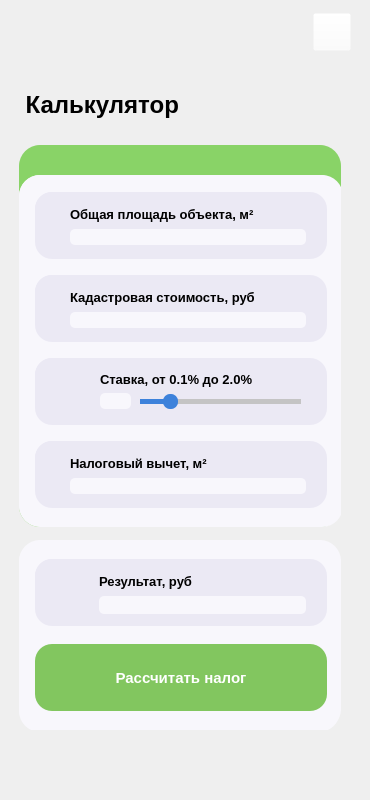
    <widget class="QWidget" name="page_calculator">
     <property name="minimumSize">
      <size>
       <width>340</width>
       <height>800</height>
      </size>
     </property>
     <property name="maximumSize">
      <size>
       <width>1080</width>
       <height>2400</height>
      </size>
     </property>
     <widget class="QWidget" name="widget_4" native="true">
      <property name="geometry">
       <rect>
        <x>19</x>
        <y>540</y>
        <width>322</width>
        <height>190</height>
       </rect>
      </property>
      <property name="minimumSize">
       <size>
        <width>310</width>
        <height>190</height>
       </size>
      </property>
      <property name="maximumSize">
       <size>
        <width>335</width>
        <height>195</height>
       </size>
      </property>
      <property name="styleSheet">
       <string notr="true">background-color: rgb(248, 247, 252);
border: none;
border-radius: 21px;
</string>
      </property>
      <widget class="QWidget" name="layoutWidget">
       <property name="geometry">
        <rect>
         <x>0</x>
         <y>1</y>
         <width>321</width>
         <height>191</height>
        </rect>
       </property>
       <layout class="QVBoxLayout" name="verticalLayout_15">
        <property name="spacing">
         <number>0</number>
        </property>
        <property name="leftMargin">
         <number>16</number>
        </property>
        <property name="topMargin">
         <number>0</number>
        </property>
        <property name="bottomMargin">
         <number>3</number>
        </property>
        <item>
         <widget class="QFrame" name="frame_10">
          <property name="minimumSize">
           <size>
            <width>290</width>
            <height>67</height>
           </size>
          </property>
          <property name="maximumSize">
           <size>
            <width>292</width>
            <height>67</height>
           </size>
          </property>
          <property name="styleSheet">
           <string notr="true">background-color: rgb(235, 233, 244);
border: none;
border-radius: 17px;</string>
          </property>
          <property name="frameShape">
           <enum>QFrame::StyledPanel</enum>
          </property>
          <property name="frameShadow">
           <enum>QFrame::Raised</enum>
          </property>
          <widget class="QWidget" name="layoutWidget_11">
           <property name="geometry">
            <rect>
             <x>0</x>
             <y>0</y>
             <width>281</width>
             <height>61</height>
            </rect>
           </property>
           <layout class="QHBoxLayout" name="horizontalLayout_12">
            <property name="leftMargin">
             <number>13</number>
            </property>
            <property name="topMargin">
             <number>13</number>
            </property>
            <property name="bottomMargin">
             <number>6</number>
            </property>
            <item>
             <widget class="QLabel" name="label_28">
              <property name="maximumSize">
               <size>
                <width>36</width>
                <height>36</height>
               </size>
              </property>
              <property name="text">
               <string/>
              </property>
              <property name="pixmap">
               <pixmap>E:/4-2/Icons/Finish Flag.png</pixmap>
              </property>
              <property name="scaledContents">
               <bool>true</bool>
              </property>
             </widget>
            </item>
            <item>
             <layout class="QVBoxLayout" name="verticalLayout_20">
              <property name="leftMargin">
               <number>9</number>
              </property>
              <property name="topMargin">
               <number>0</number>
              </property>
              <property name="rightMargin">
               <number>10</number>
              </property>
              <property name="bottomMargin">
               <number>0</number>
              </property>
              <item>
               <widget class="QLabel" name="label_29">
                <property name="font">
                 <font>
                  <pointsize>10</pointsize>
                  <weight>75</weight>
                  <bold>true</bold>
                 </font>
                </property>
                <property name="text">
                 <string>Результат, руб</string>
                </property>
               </widget>
              </item>
              <item>
               <widget class="QLabel" name="label_18">
                <property name="font">
                 <font>
                  <pointsize>9</pointsize>
                  <weight>75</weight>
                  <bold>true</bold>
                 </font>
                </property>
                <property name="styleSheet">
                 <string notr="true">background-color: rgb(248, 247, 252);
border: none;
border-radius: 5px;
padding-left: 5px;</string>
                </property>
                <property name="text">
                 <string/>
                </property>
               </widget>
              </item>
             </layout>
            </item>
           </layout>
          </widget>
         </widget>
        </item>
        <item>
         <widget class="QPushButton" name="pushButton_12">
          <property name="minimumSize">
           <size>
            <width>290</width>
            <height>67</height>
           </size>
          </property>
          <property name="maximumSize">
           <size>
            <width>292</width>
            <height>67</height>
           </size>
          </property>
          <property name="font">
           <font>
            <pointsize>11</pointsize>
            <weight>75</weight>
            <bold>true</bold>
           </font>
          </property>
          <property name="styleSheet">
           <string notr="true">QPushButton {
background-color: rgb(130, 198, 95);
border: none;
border-radius: 17px;
color: rgb(255, 255, 255)
}

QPushButton:pressed {
background-color: rgb(109, 166, 80);
}</string>
          </property>
          <property name="text">
           <string>Рассчитать налог</string>
          </property>
         </widget>
        </item>
       </layout>
      </widget>
     </widget>
     <widget class="QWidget" name="widget_2" native="true">
      <property name="geometry">
       <rect>
        <x>19</x>
        <y>145</y>
        <width>322</width>
        <height>382</height>
       </rect>
      </property>
      <property name="minimumSize">
       <size>
        <width>310</width>
        <height>382</height>
       </size>
      </property>
      <property name="maximumSize">
       <size>
        <width>335</width>
        <height>352</height>
       </size>
      </property>
      <property name="styleSheet">
       <string notr="true">background-color: rgb(137, 211, 103);
border: none;
border-radius: 21px;
</string>
      </property>
      <widget class="QWidget" name="widget_3" native="true">
       <property name="geometry">
        <rect>
         <x>0</x>
         <y>30</y>
         <width>324</width>
         <height>352</height>
        </rect>
       </property>
       <property name="minimumSize">
        <size>
         <width>310</width>
         <height>352</height>
        </size>
       </property>
       <property name="maximumSize">
        <size>
         <width>335</width>
         <height>352</height>
        </size>
       </property>
       <property name="styleSheet">
        <string notr="true">background-color: rgb(248, 247, 252);
border: none;
border-radius: 21px;
</string>
       </property>
       <widget class="QWidget" name="layoutWidget_6">
        <property name="geometry">
         <rect>
          <x>0</x>
          <y>0</y>
          <width>321</width>
          <height>351</height>
         </rect>
        </property>
        <layout class="QVBoxLayout" name="verticalLayout_14">
         <property name="leftMargin">
          <number>16</number>
         </property>
         <property name="topMargin">
          <number>7</number>
         </property>
         <property name="bottomMargin">
          <number>4</number>
         </property>
         <item>
          <widget class="QFrame" name="frame_6">
           <property name="minimumSize">
            <size>
             <width>290</width>
             <height>67</height>
            </size>
           </property>
           <property name="maximumSize">
            <size>
             <width>292</width>
             <height>67</height>
            </size>
           </property>
           <property name="styleSheet">
            <string notr="true">background-color: rgb(235, 233, 244);
border: none;
border-radius: 17px;</string>
           </property>
           <property name="frameShape">
            <enum>QFrame::StyledPanel</enum>
           </property>
           <property name="frameShadow">
            <enum>QFrame::Raised</enum>
           </property>
           <widget class="QWidget" name="layoutWidget_10">
            <property name="geometry">
             <rect>
              <x>0</x>
              <y>0</y>
              <width>281</width>
              <height>59</height>
             </rect>
            </property>
            <layout class="QHBoxLayout" name="horizontalLayout_11">
             <property name="leftMargin">
              <number>13</number>
             </property>
             <property name="topMargin">
              <number>13</number>
             </property>
             <property name="bottomMargin">
              <number>6</number>
             </property>
             <item>
              <widget class="QLabel" name="label_26">
               <property name="maximumSize">
                <size>
                 <width>36</width>
                 <height>36</height>
                </size>
               </property>
               <property name="text">
                <string/>
               </property>
               <property name="pixmap">
                <pixmap>E:/4-2/Icons/Ruler.png</pixmap>
               </property>
               <property name="scaledContents">
                <bool>true</bool>
               </property>
              </widget>
             </item>
             <item>
              <layout class="QVBoxLayout" name="verticalLayout_19">
               <property name="leftMargin">
                <number>9</number>
               </property>
               <property name="topMargin">
                <number>0</number>
               </property>
               <property name="rightMargin">
                <number>10</number>
               </property>
               <property name="bottomMargin">
                <number>0</number>
               </property>
               <item>
                <widget class="QLabel" name="label_27">
                 <property name="font">
                  <font>
                   <pointsize>10</pointsize>
                   <weight>75</weight>
                   <bold>true</bold>
                  </font>
                 </property>
                 <property name="text">
                  <string>Общая площадь объекта, м²</string>
                 </property>
                </widget>
               </item>
               <item>
                <widget class="QLineEdit" name="lineEdit_5">
                 <property name="font">
                  <font>
                   <pointsize>9</pointsize>
                   <weight>75</weight>
                   <bold>true</bold>
                  </font>
                 </property>
                 <property name="whatsThis">
                  <string/>
                 </property>
                 <property name="styleSheet">
                  <string notr="true">background-color: rgb(248, 247, 252);
border: none;
border-radius: 5px;
padding-left: 5px;</string>
                 </property>
                 <property name="inputMethodHints">
                  <set>Qt::ImhNone</set>
                 </property>
                 <property name="inputMask">
                  <string/>
                 </property>
                 <property name="text">
                  <string/>
                 </property>
                 <property name="maxLength">
                  <number>6</number>
                 </property>
                </widget>
               </item>
              </layout>
             </item>
            </layout>
           </widget>
          </widget>
         </item>
         <item>
          <widget class="QFrame" name="frame_7">
           <property name="minimumSize">
            <size>
             <width>290</width>
             <height>67</height>
            </size>
           </property>
           <property name="maximumSize">
            <size>
             <width>292</width>
             <height>67</height>
            </size>
           </property>
           <property name="styleSheet">
            <string notr="true">background-color: rgb(235, 233, 244);
border: none;
border-radius: 17px;</string>
           </property>
           <property name="frameShape">
            <enum>QFrame::StyledPanel</enum>
           </property>
           <property name="frameShadow">
            <enum>QFrame::Raised</enum>
           </property>
           <widget class="QWidget" name="layoutWidget_7">
            <property name="geometry">
             <rect>
              <x>0</x>
              <y>0</y>
              <width>281</width>
              <height>59</height>
             </rect>
            </property>
            <layout class="QHBoxLayout" name="horizontalLayout_8">
             <property name="leftMargin">
              <number>13</number>
             </property>
             <property name="topMargin">
              <number>13</number>
             </property>
             <property name="bottomMargin">
              <number>6</number>
             </property>
             <item>
              <widget class="QLabel" name="label_20">
               <property name="maximumSize">
                <size>
                 <width>36</width>
                 <height>36</height>
                </size>
               </property>
               <property name="text">
                <string/>
               </property>
               <property name="pixmap">
                <pixmap>E:/4-2/Icons/Cost.png</pixmap>
               </property>
               <property name="scaledContents">
                <bool>true</bool>
               </property>
              </widget>
             </item>
             <item>
              <layout class="QVBoxLayout" name="verticalLayout_16">
               <property name="leftMargin">
                <number>9</number>
               </property>
               <property name="topMargin">
                <number>0</number>
               </property>
               <property name="rightMargin">
                <number>10</number>
               </property>
               <property name="bottomMargin">
                <number>0</number>
               </property>
               <item>
                <widget class="QLabel" name="label_21">
                 <property name="font">
                  <font>
                   <pointsize>10</pointsize>
                   <weight>75</weight>
                   <bold>true</bold>
                  </font>
                 </property>
                 <property name="text">
                  <string>Кадастровая стоимость, руб</string>
                 </property>
                </widget>
               </item>
               <item>
                <widget class="QLineEdit" name="lineEdit_2">
                 <property name="font">
                  <font>
                   <pointsize>9</pointsize>
                   <weight>75</weight>
                   <bold>true</bold>
                  </font>
                 </property>
                 <property name="styleSheet">
                  <string notr="true">background-color: rgb(248, 247, 252);
border: none;
border-radius: 5px;
padding-left: 5px;</string>
                 </property>
                 <property name="maxLength">
                  <number>15</number>
                 </property>
                </widget>
               </item>
              </layout>
             </item>
            </layout>
           </widget>
          </widget>
         </item>
         <item>
          <widget class="QFrame" name="frame_9">
           <property name="minimumSize">
            <size>
             <width>290</width>
             <height>67</height>
            </size>
           </property>
           <property name="maximumSize">
            <size>
             <width>292</width>
             <height>67</height>
            </size>
           </property>
           <property name="styleSheet">
            <string notr="true">background-color: rgb(235, 233, 244);
border: none;
border-radius: 17px;</string>
           </property>
           <property name="frameShape">
            <enum>QFrame::StyledPanel</enum>
           </property>
           <property name="frameShadow">
            <enum>QFrame::Raised</enum>
           </property>
           <widget class="QWidget" name="layoutWidget_12">
            <property name="geometry">
             <rect>
              <x>0</x>
              <y>0</y>
              <width>281</width>
              <height>59</height>
             </rect>
            </property>
            <layout class="QHBoxLayout" name="horizontalLayout_13">
             <property name="leftMargin">
              <number>13</number>
             </property>
             <property name="topMargin">
              <number>13</number>
             </property>
             <property name="bottomMargin">
              <number>6</number>
             </property>
             <item>
              <widget class="QLabel" name="label_30">
               <property name="maximumSize">
                <size>
                 <width>36</width>
                 <height>36</height>
                </size>
               </property>
               <property name="text">
                <string/>
               </property>
               <property name="pixmap">
                <pixmap>E:/4-2/Icons/Ratio.png</pixmap>
               </property>
               <property name="scaledContents">
                <bool>true</bool>
               </property>
              </widget>
             </item>
             <item>
              <widget class="QFrame" name="frame_12">
               <property name="frameShape">
                <enum>QFrame::StyledPanel</enum>
               </property>
               <property name="frameShadow">
                <enum>QFrame::Raised</enum>
               </property>
               <widget class="QSlider" name="horizontalSlider_3">
                <property name="geometry">
                 <rect>
                  <x>50</x>
                  <y>20</y>
                  <width>161</width>
                  <height>20</height>
                 </rect>
                </property>
                <property name="styleSheet">
                 <string notr="true">QSlider::groove:horizontal {
    height: 5px;
    background: #3d82db;
}

QSlider::handle:horizontal {
    height: 15px;
    width: 15px;
    border-radius: 7px;
    margin: -5px 0;
    background: rgb(61, 130, 219);
}

QSlider::add-page:horizontal {
    background: #c4c4c4;
}</string>
                </property>
                <property name="minimum">
                 <number>1</number>
                </property>
                <property name="maximum">
                 <number>20</number>
                </property>
                <property name="singleStep">
                 <number>1</number>
                </property>
                <property name="pageStep">
                 <number>1</number>
                </property>
                <property name="value">
                 <number>4</number>
                </property>
                <property name="sliderPosition">
                 <number>4</number>
                </property>
                <property name="orientation">
                 <enum>Qt::Horizontal</enum>
                </property>
                <property name="tickPosition">
                 <enum>QSlider::NoTicks</enum>
                </property>
               </widget>
               <widget class="QLabel" name="label_31">
                <property name="geometry">
                 <rect>
                  <x>10</x>
                  <y>0</y>
                  <width>206</width>
                  <height>16</height>
                 </rect>
                </property>
                <property name="font">
                 <font>
                  <pointsize>10</pointsize>
                  <weight>75</weight>
                  <bold>true</bold>
                 </font>
                </property>
                <property name="text">
                 <string>Ставка, от 0.1% до 2.0%</string>
                </property>
               </widget>
               <widget class="QLabel" name="label_22">
                <property name="geometry">
                 <rect>
                  <x>10</x>
                  <y>22</y>
                  <width>31</width>
                  <height>16</height>
                 </rect>
                </property>
                <property name="sizePolicy">
                 <sizepolicy hsizetype="Preferred" vsizetype="Preferred">
                  <horstretch>0</horstretch>
                  <verstretch>0</verstretch>
                 </sizepolicy>
                </property>
                <property name="font">
                 <font>
                  <pointsize>9</pointsize>
                  <weight>75</weight>
                  <bold>true</bold>
                 </font>
                </property>
                <property name="styleSheet">
                 <string notr="true">background-color: rgb(248, 247, 252);
color: rgb(27, 27, 27);
border-radius: 5px;</string>
                </property>
                <property name="text">
                 <string/>
                </property>
                <property name="textFormat">
                 <enum>Qt::PlainText</enum>
                </property>
                <property name="scaledContents">
                 <bool>false</bool>
                </property>
                <property name="alignment">
                 <set>Qt::AlignCenter</set>
                </property>
                <property name="wordWrap">
                 <bool>false</bool>
                </property>
               </widget>
              </widget>
             </item>
            </layout>
           </widget>
          </widget>
         </item>
         <item>
          <widget class="QFrame" name="frame_8">
           <property name="minimumSize">
            <size>
             <width>290</width>
             <height>67</height>
            </size>
           </property>
           <property name="maximumSize">
            <size>
             <width>292</width>
             <height>67</height>
            </size>
           </property>
           <property name="font">
            <font>
             <weight>50</weight>
             <bold>false</bold>
            </font>
           </property>
           <property name="styleSheet">
            <string notr="true">background-color: rgb(235, 233, 244);
border: none;
border-radius: 17px;</string>
           </property>
           <property name="frameShape">
            <enum>QFrame::StyledPanel</enum>
           </property>
           <property name="frameShadow">
            <enum>QFrame::Raised</enum>
           </property>
           <widget class="QWidget" name="layoutWidget_8">
            <property name="geometry">
             <rect>
              <x>0</x>
              <y>0</y>
              <width>281</width>
              <height>59</height>
             </rect>
            </property>
            <layout class="QHBoxLayout" name="horizontalLayout_9">
             <property name="leftMargin">
              <number>13</number>
             </property>
             <property name="topMargin">
              <number>13</number>
             </property>
             <property name="bottomMargin">
              <number>6</number>
             </property>
             <item>
              <widget class="QLabel" name="label_23">
               <property name="maximumSize">
                <size>
                 <width>36</width>
                 <height>36</height>
                </size>
               </property>
               <property name="text">
                <string/>
               </property>
               <property name="pixmap">
                <pixmap>E:/4-2/Icons/Discount.png</pixmap>
               </property>
               <property name="scaledContents">
                <bool>true</bool>
               </property>
              </widget>
             </item>
             <item>
              <layout class="QVBoxLayout" name="verticalLayout_17">
               <property name="leftMargin">
                <number>9</number>
               </property>
               <property name="topMargin">
                <number>0</number>
               </property>
               <property name="rightMargin">
                <number>10</number>
               </property>
               <property name="bottomMargin">
                <number>0</number>
               </property>
               <item>
                <widget class="QLabel" name="label_24">
                 <property name="font">
                  <font>
                   <pointsize>10</pointsize>
                   <weight>75</weight>
                   <bold>true</bold>
                  </font>
                 </property>
                 <property name="text">
                  <string>Налоговый вычет, м²</string>
                 </property>
                </widget>
               </item>
               <item>
                <widget class="QLineEdit" name="lineEdit_3">
                 <property name="font">
                  <font>
                   <pointsize>9</pointsize>
                   <weight>75</weight>
                   <bold>true</bold>
                  </font>
                 </property>
                 <property name="styleSheet">
                  <string notr="true">background-color: rgb(248, 247, 252);
border: none;
border-radius: 5px;
padding-left: 5px;</string>
                 </property>
                 <property name="maxLength">
                  <number>5</number>
                 </property>
                </widget>
               </item>
              </layout>
             </item>
            </layout>
           </widget>
          </widget>
         </item>
        </layout>
       </widget>
      </widget>
     </widget>
     <widget class="QLabel" name="text_main_2">
      <property name="geometry">
       <rect>
        <x>19</x>
        <y>88</y>
        <width>191</width>
        <height>33</height>
       </rect>
      </property>
      <property name="font">
       <font>
        <pointsize>18</pointsize>
        <weight>75</weight>
        <italic>false</italic>
        <bold>true</bold>
        <underline>false</underline>
        <strikeout>false</strikeout>
        <kerning>true</kerning>
       </font>
      </property>
      <property name="text">
       <string> Калькулятор</string>
      </property>
     </widget>
     <widget class="QWidget" name="layoutWidget_67">
      <property name="geometry">
       <rect>
        <x>0</x>
        <y>0</y>
        <width>361</width>
        <height>61</height>
       </rect>
      </property>
      <layout class="QHBoxLayout" name="horizontalLayout_55">
       <property name="spacing">
        <number>0</number>
       </property>
       <property name="leftMargin">
        <number>10</number>
       </property>
       <property name="topMargin">
        <number>3</number>
       </property>
       <property name="rightMargin">
        <number>10</number>
       </property>
       <item>
        <widget class="QLabel" name="logo_10">
         <property name="minimumSize">
          <size>
           <width>40</width>
           <height>44</height>
          </size>
         </property>
         <property name="maximumSize">
          <size>
           <width>40</width>
           <height>44</height>
          </size>
         </property>
         <property name="layoutDirection">
          <enum>Qt::LeftToRight</enum>
         </property>
         <property name="text">
          <string/>
         </property>
         <property name="pixmap">
          <pixmap>E:/4-2/Icons/Logo.png</pixmap>
         </property>
         <property name="scaledContents">
          <bool>true</bool>
         </property>
         <property name="alignment">
          <set>Qt::AlignLeading|Qt::AlignLeft|Qt::AlignTop</set>
         </property>
        </widget>
       </item>
       <item alignment="Qt::AlignRight|Qt::AlignVCenter">
        <widget class="QPushButton" name="pushButton_37">
         <property name="minimumSize">
          <size>
           <width>38</width>
           <height>38</height>
          </size>
         </property>
         <property name="maximumSize">
          <size>
           <width>38</width>
           <height>38</height>
          </size>
         </property>
         <property name="styleSheet">
          <string notr="true">background-color: rgba(255, 255, 255, 0);</string>
         </property>
         <property name="text">
          <string/>
         </property>
         <property name="icon">
          <iconset>
           <normaloff>E:/4-2/Icons/icon_exit_.png</normaloff>E:/4-2/Icons/icon_exit_.png</iconset>
         </property>
         <property name="iconSize">
          <size>
           <width>38</width>
           <height>38</height>
          </size>
         </property>
        </widget>
       </item>
      </layout>
     </widget>
    </widget>
